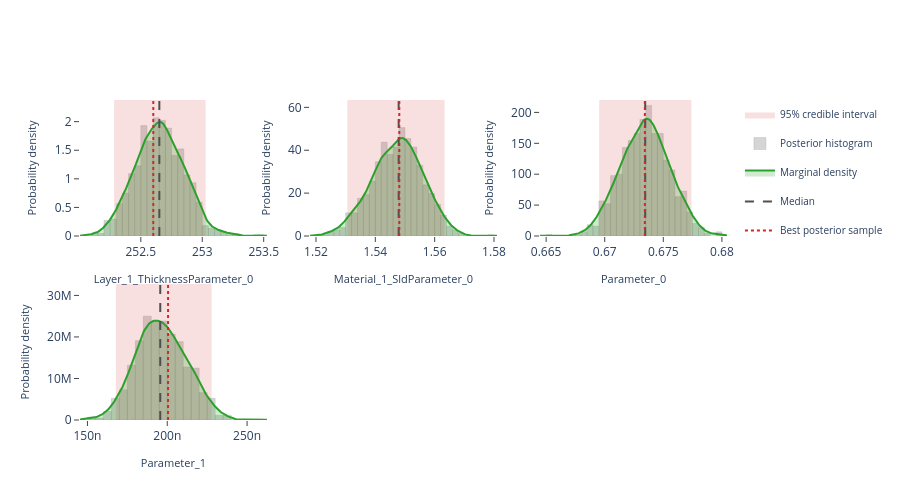

The cell this chart's notebook holds for it:
### Markdown cell above
## Interactive posterior plots

The next three cells render the same Plotly figures that are shown on the
Bayesian Posterior tab of the EasyReflectometryApp:

* **Marginals** — per-parameter distribution: histogram + smooth KDE marginal,
  shaded 95% credible interval, and median / best-sample lines
  (`plot_distribution` or `posterior.distribution()`)
* **Corner plot** — pairwise marginals + 2-D contours + scatter (`plot_corner`)
* **Traces** — per-chain trace + marginal histogram (`plot_trace`)

The standalone helpers are called with ``return_figure=True`` so they return a
Plotly ``Figure`` that we render in the notebook with ``fig.show()``; the
``PosteriorResults`` methods return the figure directly.

### Code cell
# ---- Marginal posterior distributions ---------------------------------------
# One panel per free parameter, each overlaying the posterior histogram, a
# smooth Gaussian-KDE marginal, the shaded 95% credible interval, and the
# median / best-sample reference lines.  Mirrors the "Marginals" sub-tab in
# the EasyReflectometryApp.

# The PosteriorResults method passes ``logp`` through automatically so the
# best posterior sample (MAP) line is drawn:
fig = posterior.distribution()
fig.show()

# Standalone equivalent (pass ``logp`` to get the best-sample line):
# fig = plot_distribution(
#     posterior.draws,
#     posterior.param_names,
#     logp=posterior.logp,
#     return_figure=True,
# )
# fig.show()

### Figure 1 — Plotly figure (JSON) as saved in the notebook; plotly's stock layout.template omitted (floating-point values rounded to 4 significant figures; data arrays with more than 128 entries replaced by an {"elided": "..."} marker saying what was removed)
{"data": [{"fill": "toself", "fillcolor": "rgba(214, 39, 40, 0.14)", "hoverinfo": "skip", "legendgroup": "95% credible interval", "line": {"color": "rgba(214, 39, 40, 0.14)", "width": 0}, "mode": "lines", "name": "95% credible interval", "showlegend": true, "type": "scatter", "x": [252.3, 253.0, 253.0, 252.3, 252.3], "xaxis": "x", "y": [0.0, 0.0, 2.379, 2.379, 0.0], "yaxis": "y"}, {"histnorm": "probability density", "hovertemplate": "sample=%{x:.4f}<br>density: %{y:.2f}<extra></extra>", "legendgroup": "histogram", "marker": {"color": "rgba(120, 120, 120, 0.38)", "line": {"color": "rgba(120, 120, 120, 0.24)", "width": 1}}, "name": "Posterior histogram", "nbinsx": 40, "opacity": 0.82, "showlegend": true, "type": "histogram", "x": {"elided": "880 float values"}, "xaxis": "x", "yaxis": "y"}, {"fill": "tozeroy", "fillcolor": "rgba(44, 160, 44, 0.22)", "hovertemplate": "Layer_1_ThicknessParameter_0: %{x:.4f}<br>density: %{y:.4f}<extra></extra>", "legendgroup": "marginal", "line": {"color": "rgb(44, 160, 44)", "width": 2}, "mode": "lines", "name": "Marginal density", "showlegend": true, "type": "scatter", "x": {"elided": "256 float values"}, "xaxis": "x", "y": {"elided": "256 float values"}, "yaxis": "y"}, {"hovertemplate": "Median: %{x:.4f}<extra></extra>", "legendgroup": "Median", "line": {"color": "rgb(80, 80, 80)", "dash": "dash", "width": 2}, "mode": "lines", "name": "Median", "showlegend": true, "type": "scatter", "x": [252.7, 252.7], "xaxis": "x", "y": [0.0, 2.379], "yaxis": "y"}, {"hovertemplate": "Best posterior sample: %{x:.4f}<extra></extra>", "legendgroup": "Best posterior sample", "line": {"color": "rgb(214, 39, 40)", "dash": "dot", "width": 2}, "mode": "lines", "name": "Best posterior sample", "showlegend": true, "type": "scatter", "x": [252.6, 252.6], "xaxis": "x", "y": [0.0, 2.379], "yaxis": "y"}, {"fill": "toself", "fillcolor": "rgba(214, 39, 40, 0.14)", "hoverinfo": "skip", "legendgroup": "95% credible interval", "line": {"color": "rgba(214, 39, 40, 0.14)", "width": 0}, "mode": "lines", "name": "95% credible interval", "showlegend": false, "type": "scatter", "x": [1.531, 1.563, 1.563, 1.531, 1.531], "xaxis": "x2", "y": [0.0, 0.0, 63.43, 63.43, 0.0], "yaxis": "y2"}, {"histnorm": "probability density", "hovertemplate": "sample=%{x:.4f}<br>density: %{y:.2f}<extra></extra>", "legendgroup": "histogram", "marker": {"color": "rgba(120, 120, 120, 0.38)", "line": {"color": "rgba(120, 120, 120, 0.24)", "width": 1}}, "name": "Posterior histogram", "nbinsx": 40, "opacity": 0.82, "showlegend": false, "type": "histogram", "x": {"elided": "880 float values"}, "xaxis": "x2", "yaxis": "y2"}, {"fill": "tozeroy", "fillcolor": "rgba(44, 160, 44, 0.22)", "hovertemplate": "Material_1_SldParameter_0: %{x:.4f}<br>density: %{y:.4f}<extra></extra>", "legendgroup": "marginal", "line": {"color": "rgb(44, 160, 44)", "width": 2}, "mode": "lines", "name": "Marginal density", "showlegend": false, "type": "scatter", "x": {"elided": "256 float values"}, "xaxis": "x2", "y": {"elided": "256 float values"}, "yaxis": "y2"}, {"hovertemplate": "Median: %{x:.4f}<extra></extra>", "legendgroup": "Median", "line": {"color": "rgb(80, 80, 80)", "dash": "dash", "width": 2}, "mode": "lines", "name": "Median", "showlegend": false, "type": "scatter", "x": [1.548, 1.548], "xaxis": "x2", "y": [0.0, 63.43], "yaxis": "y2"}, {"hovertemplate": "Best posterior sample: %{x:.4f}<extra></extra>", "legendgroup": "Best posterior sample", "line": {"color": "rgb(214, 39, 40)", "dash": "dot", "width": 2}, "mode": "lines", "name": "Best posterior sample", "showlegend": false, "type": "scatter", "x": [1.548, 1.548], "xaxis": "x2", "y": [0.0, 63.43], "yaxis": "y2"}, {"fill": "toself", "fillcolor": "rgba(214, 39, 40, 0.14)", "hoverinfo": "skip", "legendgroup": "95% credible interval", "line": {"color": "rgba(214, 39, 40, 0.14)", "width": 0}, "mode": "lines", "name": "95% credible interval", "showlegend": false, "type": "scatter", "x": [0.6695, 0.6774, 0.6774, 0.6695, 0.6695], "xaxis": "x3", "y": [0.0, 0.0, 220.1, 220.1, 0.0], "yaxis": "y3"}, {"histnorm": "probability density", "hovertemplate": "sample=%{x:.4f}<br>density: %{y:.2f}<extra></extra>", "legendgroup": "histogram", "marker": {"color": "rgba(120, 120, 120, 0.38)", "line": {"color": "rgba(120, 120, 120, 0.24)", "width": 1}}, "name": "Posterior histogram", "nbinsx": 40, "opacity": 0.82, "showlegend": false, "type": "histogram", "x": {"elided": "880 float values"}, "xaxis": "x3", "yaxis": "y3"}, {"fill": "tozeroy", "fillcolor": "rgba(44, 160, 44, 0.22)", "hovertemplate": "Parameter_0: %{x:.4f}<br>density: %{y:.4f}<extra></extra>", "legendgroup": "marginal", "line": {"color": "rgb(44, 160, 44)", "width": 2}, "mode": "lines", "name": "Marginal density", "showlegend": false, "type": "scatter", "x": {"elided": "256 float values"}, "xaxis": "x3", "y": {"elided": "256 float values"}, "yaxis": "y3"}, {"hovertemplate": "Median: %{x:.4f}<extra></extra>", "legendgroup": "Median", "line": {"color": "rgb(80, 80, 80)", "dash": "dash", "width": 2}, "mode": "lines", "name": "Median", "showlegend": false, "type": "scatter", "x": [0.6735, 0.6735], "xaxis": "x3", "y": [0.0, 220.1], "yaxis": "y3"}, {"hovertemplate": "Best posterior sample: %{x:.4f}<extra></extra>", "legendgroup": "Best posterior sample", "line": {"color": "rgb(214, 39, 40)", "dash": "dot", "width": 2}, "mode": "lines", "name": "Best posterior sample", "showlegend": false, "type": "scatter", "x": [0.6734, 0.6734], "xaxis": "x3", "y": [0.0, 220.1], "yaxis": "y3"}, {"fill": "toself", "fillcolor": "rgba(214, 39, 40, 0.14)", "hoverinfo": "skip", "legendgroup": "95% credible interval", "line": {"color": "rgba(214, 39, 40, 0.14)", "width": 0}, "mode": "lines", "name": "95% credible interval", "showlegend": false, "type": "scatter", "x": [1.678e-07, 2.278e-07, 2.278e-07, 1.678e-07, 1.678e-07], "xaxis": "x4", "y": [0.0, 0.0, 32750000.0, 32750000.0, 0.0], "yaxis": "y4"}, {"histnorm": "probability density", "hovertemplate": "sample=%{x:.4f}<br>density: %{y:.2f}<extra></extra>", "legendgroup": "histogram", "marker": {"color": "rgba(120, 120, 120, 0.38)", "line": {"color": "rgba(120, 120, 120, 0.24)", "width": 1}}, "name": "Posterior histogram", "nbinsx": 40, "opacity": 0.82, "showlegend": false, "type": "histogram", "x": {"elided": "880 float values"}, "xaxis": "x4", "yaxis": "y4"}, {"fill": "tozeroy", "fillcolor": "rgba(44, 160, 44, 0.22)", "hovertemplate": "Parameter_1: %{x:.4f}<br>density: %{y:.4f}<extra></extra>", "legendgroup": "marginal", "line": {"color": "rgb(44, 160, 44)", "width": 2}, "mode": "lines", "name": "Marginal density", "showlegend": false, "type": "scatter", "x": {"elided": "256 float values"}, "xaxis": "x4", "y": {"elided": "256 float values"}, "yaxis": "y4"}, {"hovertemplate": "Median: %{x:.4f}<extra></extra>", "legendgroup": "Median", "line": {"color": "rgb(80, 80, 80)", "dash": "dash", "width": 2}, "mode": "lines", "name": "Median", "showlegend": false, "type": "scatter", "x": [1.956e-07, 1.956e-07], "xaxis": "x4", "y": [0.0, 32750000.0], "yaxis": "y4"}, {"hovertemplate": "Best posterior sample: %{x:.4f}<extra></extra>", "legendgroup": "Best posterior sample", "line": {"color": "rgb(214, 39, 40)", "dash": "dot", "width": 2}, "mode": "lines", "name": "Best posterior sample", "showlegend": false, "type": "scatter", "x": [2.005e-07, 2.005e-07], "xaxis": "x4", "y": [0.0, 32750000.0], "yaxis": "y4"}], "layout": {"barmode": "overlay", "height": 500, "legend": {"font": {"size": 10}}, "plot_bgcolor": "white", "showlegend": true, "xaxis": {"anchor": "y", "domain": [0.0, 0.2889], "range": [252.0, 253.5], "showgrid": false, "ticks": "outside", "title": {"font": {"size": 11}, "text": "Layer_1_ThicknessParameter_0"}, "zeroline": false}, "xaxis2": {"anchor": "y2", "domain": [0.3556, 0.6444], "range": [1.518, 1.581], "showgrid": false, "ticks": "outside", "title": {"font": {"size": 11}, "text": "Material_1_SldParameter_0"}, "zeroline": false}, "xaxis3": {"anchor": "y3", "domain": [0.7111, 1.0], "range": [0.6645, 0.6804], "showgrid": false, "ticks": "outside", "title": {"font": {"size": 11}, "text": "Parameter_0"}, "zeroline": false}, "xaxis4": {"anchor": "y4", "domain": [0.0, 0.2889], "range": [1.453e-07, 2.624e-07], "showgrid": false, "ticks": "outside", "title": {"font": {"size": 11}, "text": "Parameter_1"}, "zeroline": false}, "xaxis5": {"anchor": "y5", "domain": [0.3556, 0.6444], "showgrid": false, "ticks": "outside", "zeroline": false}, "xaxis6": {"anchor": "y6", "domain": [0.7111, 1.0], "showgrid": false, "ticks": "outside", "zeroline": false}, "yaxis": {"anchor": "x", "domain": [0.575, 1.0], "range": [0.0, 2.379], "showgrid": false, "ticks": "outside", "title": {"font": {"size": 11}, "text": "Probability density"}, "zeroline": false}, "yaxis2": {"anchor": "x2", "domain": [0.575, 1.0], "range": [0.0, 63.43], "showgrid": false, "ticks": "outside", "title": {"font": {"size": 11}, "text": "Probability density"}, "zeroline": false}, "yaxis3": {"anchor": "x3", "domain": [0.575, 1.0], "range": [0.0, 220.1], "showgrid": false, "ticks": "outside", "title": {"font": {"size": 11}, "text": "Probability density"}, "zeroline": false}, "yaxis4": {"anchor": "x4", "domain": [0.0, 0.425], "range": [0.0, 32750000.0], "showgrid": false, "ticks": "outside", "title": {"font": {"size": 11}, "text": "Probability density"}, "zeroline": false}, "yaxis5": {"anchor": "x5", "domain": [0.0, 0.425], "showgrid": false, "ticks": "outside", "zeroline": false}, "yaxis6": {"anchor": "x6", "domain": [0.0, 0.425], "showgrid": false, "ticks": "outside", "zeroline": false}}}
